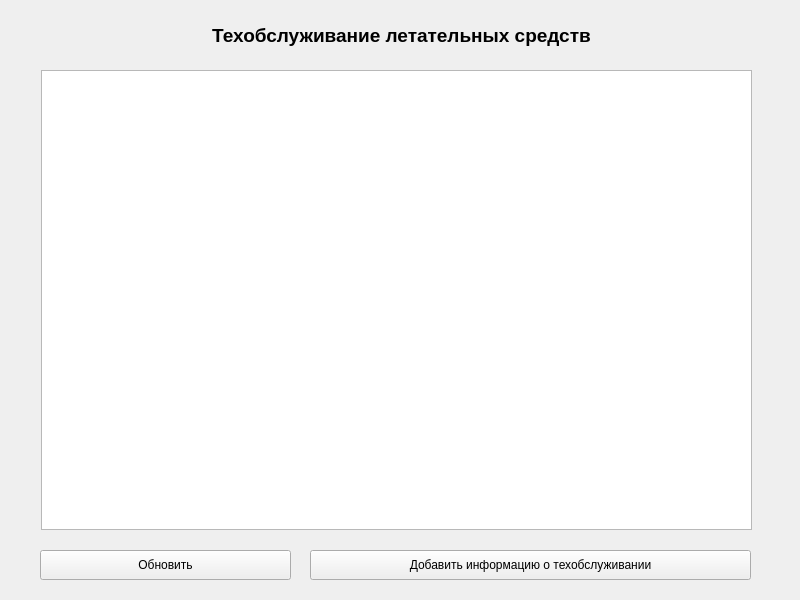
<?xml version="1.0" encoding="UTF-8"?>
<ui version="4.0">
 <class>Maintenance</class>
 <widget class="QWidget" name="Maintenance">
  <property name="geometry">
   <rect>
    <x>0</x>
    <y>0</y>
    <width>800</width>
    <height>600</height>
   </rect>
  </property>
  <property name="windowTitle">
   <string>Form</string>
  </property>
  <widget class="QLabel" name="label">
   <property name="geometry">
    <rect>
     <x>1</x>
     <y>20</y>
     <width>801</width>
     <height>31</height>
    </rect>
   </property>
   <property name="font">
    <font>
     <pointsize>14</pointsize>
     <bold>true</bold>
    </font>
   </property>
   <property name="text">
    <string>Техобслуживание летательных средств</string>
   </property>
   <property name="alignment">
    <set>Qt::AlignCenter</set>
   </property>
  </widget>
  <widget class="QPushButton" name="add_flight">
   <property name="geometry">
    <rect>
     <x>310</x>
     <y>550</y>
     <width>441</width>
     <height>30</height>
    </rect>
   </property>
   <property name="text">
    <string>Добавить информацию о техобслуживании</string>
   </property>
  </widget>
  <widget class="QTableView" name="tableView">
   <property name="geometry">
    <rect>
     <x>41</x>
     <y>70</y>
     <width>711</width>
     <height>460</height>
    </rect>
   </property>
   <property name="editTriggers">
    <set>QAbstractItemView::NoEditTriggers</set>
   </property>
   <attribute name="verticalHeaderVisible">
    <bool>false</bool>
   </attribute>
  </widget>
  <widget class="QPushButton" name="refresh">
   <property name="geometry">
    <rect>
     <x>40</x>
     <y>550</y>
     <width>251</width>
     <height>30</height>
    </rect>
   </property>
   <property name="text">
    <string>Обновить</string>
   </property>
  </widget>
 </widget>
 <resources/>
 <connections/>
</ui>
